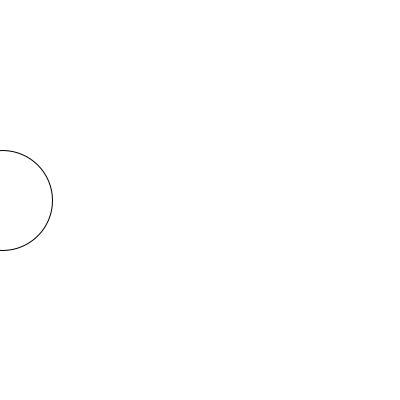
Frame 1 (no input)
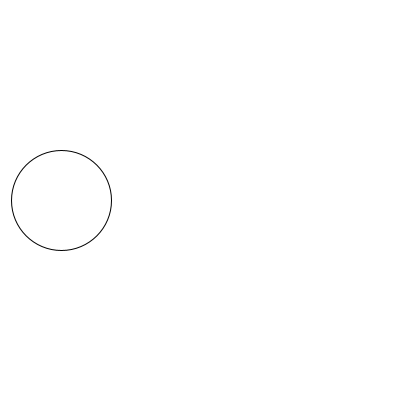
Frame 60 (the mouse pressed at the canvas centre just before this capture)
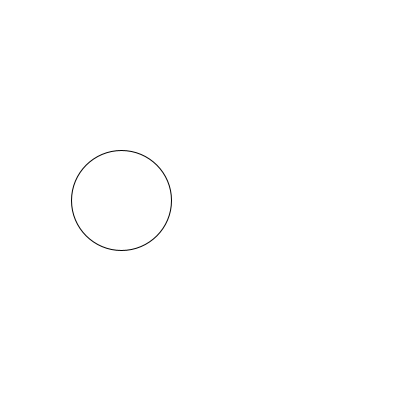
Frame 120 (the mouse held since frame 60 and released just before this capture)

The Processing sketch that drew these frames (run headless with seeded random() and noise(); from frame 60 on, the mouse is pressed at the canvas centre):

// Processing sketch: functions
// ── functions.pde

int a = 1;

boolean fromFunction = false;

void setup() {

  size(400, 400);
}


void draw() {
  background(255);
  //println(a);

  //fromFunction = returning();
  //println(fromFunction);

  move();
  ellipse(a, height/2, 100, 100);

  if (check()) {

    reset();
  }
}


void move() {

  a = a + 1;
}

void reset() {

  a = 0;
}

void multiplier(int multi) {

  a = a * multi;
}

boolean check() {

  if (a> width) {

    return true;
  }
  else {

    return false;
  }
}

void mouseClicked() {

  //add(); 
  multiplier(3);
}
